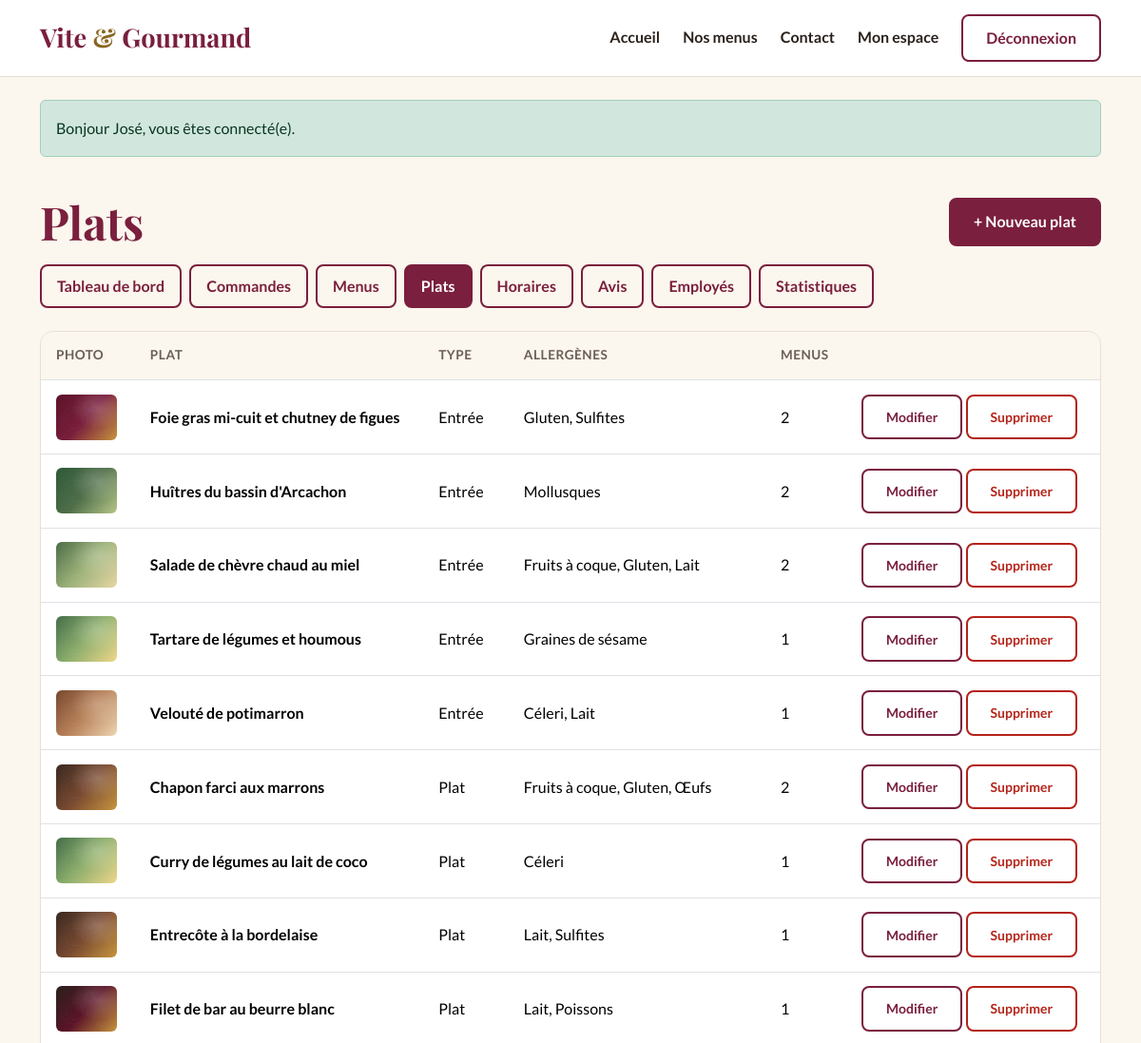
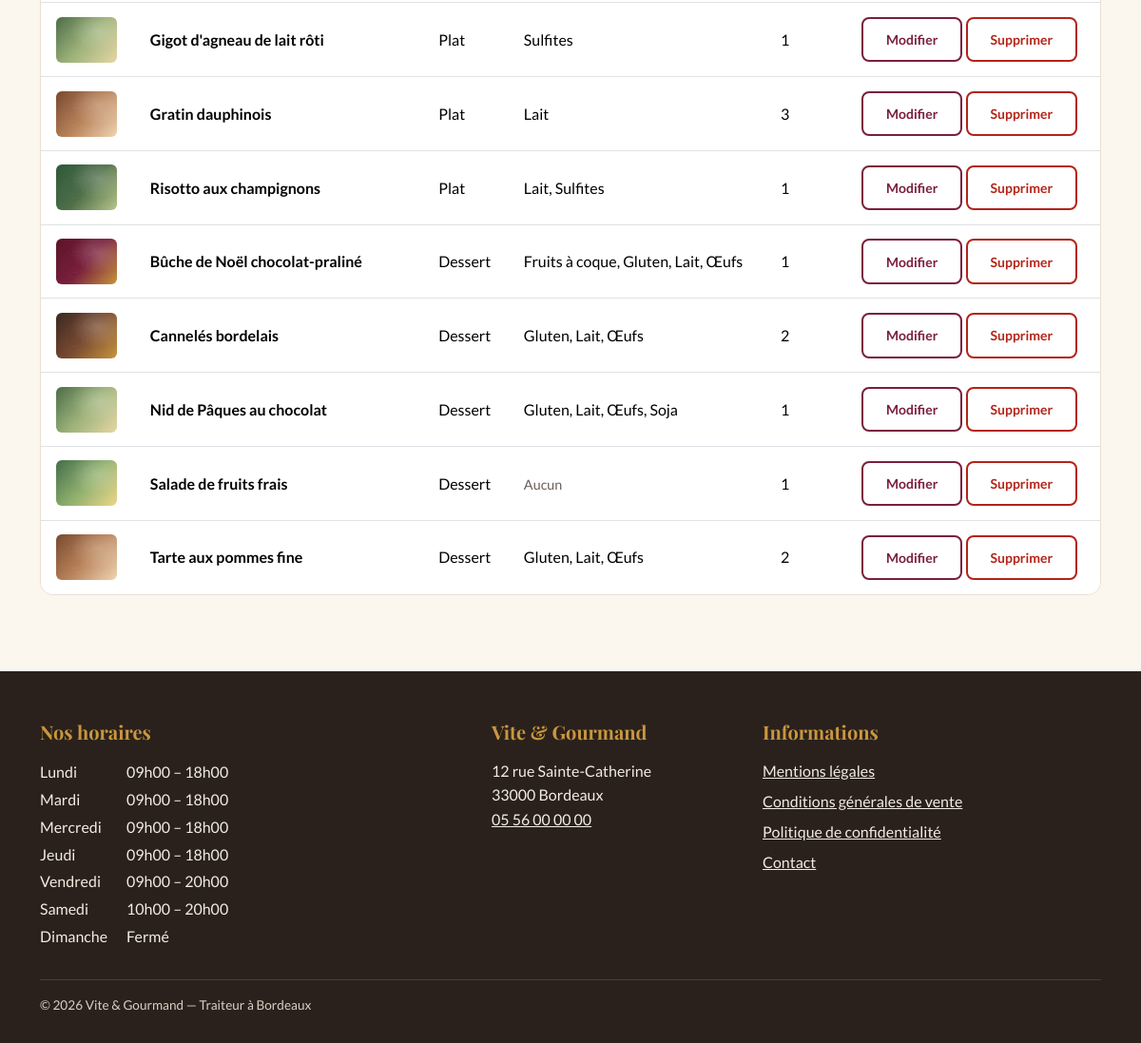
/employe/plats (signed in), run on the app's committed database (2 pictures, top to bottom).
### tables this page shows
CREATE TABLE plat (
    plat_id     INT           NOT NULL AUTO_INCREMENT,
    titre_plat  VARCHAR(100)  NOT NULL,
    type_plat   ENUM('entree','plat','dessert') NOT NULL,
    photo       VARCHAR(255)  NULL,
    PRIMARY KEY (plat_id)
);

CREATE TABLE horaire (
    horaire_id       INT          NOT NULL AUTO_INCREMENT,
    jour             VARCHAR(10)  NOT NULL,
    ordre            TINYINT      NOT NULL,
    heure_ouverture  TIME         NULL,
    heure_fermeture  TIME         NULL,
    PRIMARY KEY (horaire_id),
    UNIQUE KEY uk_horaire_jour (jour)
);

### src/helpers.php (called while the page is built, shortened)
<?php
function e(mixed $valeur): string
{
    return htmlspecialchars((string) $valeur, ENT_QUOTES | ENT_SUBSTITUTE, 'UTF-8');
}
function render(string $gabarit, array $donnees = [], string $layout = 'layout'): void
{
    extract($donnees, EXTR_SKIP);
    require ROOT . "/templates/pages/$gabarit.php";
    require ROOT . "/templates/$layout.php";
}
function partial(string $nom, array $donnees = []): void
{
    extract($donnees, EXTR_SKIP);
    require ROOT . "/templates/partials/$nom.php";
}

### src/Controllers/GestionMenuController.php (called while the page is built, shortened)
<?php
final class GestionMenuController
{
    public function plats(): void
    {
        render('gestion/plats', ['titrePage' => 'Plats', 'plats' => Plat::tous()]);
    }
}

### public/index.php (called while the page is built, shortened)
<?php
$router = new Router();
$router->get('/', [PageController::class, 'accueil']);
$router->get('/menus', [MenuController::class, 'index']);
$router->get('/menu', [MenuController::class, 'detail']);
$router->get('/api/menus', [MenuController::class, 'api']);
$router->get('/contact', [ContactController::class, 'formulaire']);
$router->post('/contact', [ContactController::class, 'envoyer']);
$router->get('/mentions-legales', [PageController::class, 'mentionsLegales']);
$router->get('/cgv', [PageController::class, 'cgv']);
$router->get('/confidentialite', [PageController::class, 'confidentialite']);
$router->get('/inscription', [AuthController::class, 'inscriptionForm']);
$router->post('/inscription', [AuthController::class, 'inscrire']);
$router->get('/connexion', [AuthController::class, 'connexionForm']);
$router->post('/connexion', [AuthController::class, 'connecter']);
$router->post('/deconnexion', [AuthController::class, 'deconnecter']);
$router->get('/mot-de-passe-oublie', [AuthController::class, 'oubliForm']);
$router->post('/mot-de-passe-oublie', [AuthController::class, 'envoyerLien']);
$router->get('/reinitialiser-mot-de-passe', [AuthController::class, 'reinitialiserForm']);
$router->post('/reinitialiser-mot-de-passe', [AuthController::class, 'reinitialiser']);
$router->get('/commande', [CommandeController::class, 'formulaire']);
$router->post('/commande', [CommandeController::class, 'valider']);
$router->get('/api/devis', [CommandeController::class, 'devis']);
$router->get('/espace', [EspaceController::class, 'utilisateur']);
$router->get('/espace/commande', [EspaceController::class, 'commande']);
$router->get('/espace/commande/modifier', [EspaceController::class, 'modifierForm']);
$router->post('/espace/commande/modifier', [EspaceController::class, 'modifier']);
$router->post('/espace/commande/annuler', [EspaceController::class, 'annuler']);
$router->post('/espace/avis', [EspaceController::class, 'avis']);
$router->get('/espace/profil', [EspaceController::class, 'profilForm']);
$router->post('/espace/profil', [EspaceController::class, 'profil']);
$router->get('/employe', [GestionController::class, 'employe']);
$router->get('/employe/commandes', [GestionCommandeController::class, 'index']);
$router->get('/employe/commande', [GestionCommandeController::class, 'detail']);
$router->post('/employe/commande/statut', [GestionCommandeController::class, 'statut']);
$router->post('/employe/commande/annuler', [GestionCommandeController::class, 'annuler']);
$router->get('/employe/commande/modifier', [GestionCommandeController::class, 'modifierForm']);
$router->post('/employe/commande/modifier', [GestionCommandeController::class, 'modifier']);
$router->get('/employe/menus', [GestionMenuController::class, 'menus']);
$router->get('/employe/menu', [GestionMenuController::class, 'menuForm']);
$router->post('/employe/menu', [GestionMenuController::class, 'menuEnregistrer']);
$router->post('/employe/menu/supprimer', [GestionMenuController::class, 'menuSupprimer']);
$router->post('/employe/menu/image/supprimer', [GestionMenuController::class, 'imageSupprimer']);
$router->get('/employe/plats', [GestionMenuController::class, 'plats']);
$router->get('/employe/plat', [GestionMenuController::class, 'platForm']);
$router->post('/employe/plat', [GestionMenuController::class, 'platEnregistrer']);
$router->post('/employe/plat/supprimer', [GestionMenuController::class, 'platSupprimer']);
$router->get('/employe/horaires', [GestionController::class, 'horairesForm']);
$router->post('/employe/horaires', [GestionController::class, 'horaires']);
$router->get('/employe/avis', [GestionController::class, 'avis']);
$router->post('/employe/avis', [GestionController::class, 'modererAvis']);
$router->get('/admin', [GestionController::class, 'admin']);
$router->get('/admin/employes', [AdminController::class, 'employes']);
$router->post('/admin/employes', [AdminController::class, 'creerEmploye']);
$router->post('/admin/employes/statut', [AdminController::class, 'basculerEmploye']);
$router->get('/admin/statistiques', [AdminController::class, 'statistiques']);
try {
    $router->dispatch($_SERVER['REQUEST_METHOD'], $_SERVER['REQUEST_URI']);
} catch (Throwable $e) {
    error_log((string) $e);
    http_response_code(500);
    if (env('APP_ENV') === 'dev') {
        echo '<pre>' . e((string) $e) . '</pre>';
    } else {
        render('erreur', ['titre' => 'Erreur', 'message' => 'Une erreur inattendue est survenue. Merci de réessayer plus tard.']);
    }
}

### src/Models/Plat.php (called while the page is built, shortened)
<?php
final class Plat
{
    public static function tous(): array
    {
        return Database::get()->query(
            "SELECT p.*, GROUP_CONCAT(DISTINCT a.libelle ORDER BY a.libelle SEPARATOR ', ') AS allergenes,
                    (SELECT COUNT(*) FROM menu_plat mp WHERE mp.plat_id = p.plat_id) AS nb_menus
             FROM plat p
             LEFT JOIN plat_allergene pa ON pa.plat_id = p.plat_id
             LEFT JOIN allergene a ON a.allergene_id = pa.allergene_id
             GROUP BY p.plat_id
             ORDER BY FIELD(p.type_plat, 'entree', 'plat', 'dessert'), p.titre_plat"
        )->fetchAll();
    }
}

### src/Database.php (called while the page is built, shortened)
<?php
final class Database
{
    private static ?PDO $pdo = null;
    public static function get(): PDO
    {
        if (self::$pdo === null) {
            $dsn = sprintf(
                'mysql:host=%s;port=%s;dbname=%s;charset=utf8mb4',
                env('DB_HOST', '127.0.0.1'),
                env('DB_PORT', '3306'),
                env('DB_NAME', 'vite_gourmand')
            );
            $options = [
                PDO::ATTR_ERRMODE            => PDO::ERRMODE_EXCEPTION,
                PDO::ATTR_DEFAULT_FETCH_MODE => PDO::FETCH_ASSOC,
                PDO::ATTR_EMULATE_PREPARES   => false,
            ];
            self::$pdo = new PDO($dsn, env('DB_USER', 'root'), env('DB_PASSWORD', ''), $options);
        }
        return self::$pdo;
    }
}

### src/Models/Horaire.php (called while the page is built, shortened)
<?php
final class Horaire
{
    public static function tous(): array
    {
        try {
            return Database::get()
                ->query('SELECT horaire_id, jour, heure_ouverture, heure_fermeture FROM horaire ORDER BY ordre')
                ->fetchAll();
        } catch (\Throwable $e) {
            error_log($e->getMessage());
            return [];
        }
    }
    public static function format(?string $heure): string
    {
        return $heure ? str_replace(':', 'h', substr($heure, 0, 5)) : '';
    }
}

### templates/pages/gestion/plats.php (the view, shortened to what this page needs)
<div class="container py-4 pb-5">
    <div class="d-flex flex-wrap justify-content-between align-items-center gap-3">
        <h1 class="mb-0">Plats</h1>
        <a href="/employe/plat" class="btn btn-primaire">+ Nouveau plat</a>
    </div>
    <div class="mt-3"><?php partial('gestion-nav', ['actif' => 'plats']); ?></div>
    <div class="table-responsive carte p-0">
        <table class="table table-vg mb-0">
            <thead>
                <tr>
                    <th scope="col">Photo</th>
                    <th scope="col">Plat</th>
                    <th scope="col">Type</th>
                    <th scope="col">Allergènes</th>
                    <th scope="col">Menus</th>
                    <th scope="col"><span class="visually-hidden">Actions</span></th>
                </tr>
            </thead>
            <tbody>
            <?php foreach ($plats as $p): ?>
                <tr>
                    <td><?php if ($p['photo']): ?><img src="/<?= e($p['photo']) ?>" alt="" width="64" height="48" class="miniature" loading="lazy"><?php endif; ?></td>
                    <th scope="row"><?= e($p['titre_plat']) ?></th>
                    <td><?= e(Plat::TYPES[$p['type_plat']] ?? $p['type_plat']) ?></td>
                    <td><?= $p['allergenes'] ? e($p['allergenes']) : '<span class="text-aide">Aucun</span>' ?></td>
                    <td><?= (int) $p['nb_menus'] ?></td>
                    <td class="text-nowrap">
                        <a href="/employe/plat?id=<?= (int) $p['plat_id'] ?>" class="btn btn-secondaire btn-sm">Modifier<span class="visually-hidden"> <?= e($p['titre_plat']) ?></span></a>
                        <form method="post" action="/employe/plat/supprimer" class="d-inline form-confirmer"
                              data-confirmation="Supprimer « <?= e($p['titre_plat']) ?> » ? Il sera retiré des <?= (int) $p['nb_menus'] ?> menu(s) qui le contiennent.">
                            <button type="submit" class="btn btn-danger-vg btn-sm">Supprimer<span class="visually-hidden"> <?= e($p['titre_plat']) ?></span></button>
                        </form>
                    </td>
                </tr>
            <?php endforeach; ?>
            </tbody>
        </table>
    </div>
</div>

### templates/partials/footer.php (shortened to what this page needs)
<?php use App\Models\Horaire; $horaires = Horaire::tous(); ?>
<footer class="pied">
    <div class="container">
        <div class="row g-4">
            <div class="col-md-5">
                <h2 class="titre-pied">Nos horaires</h2>
                <table class="horaires">
                    <tbody>
                    <?php foreach ($horaires as $h): ?>
                        <tr>
                            <th scope="row"><?= e($h['jour']) ?></th>
                            <td>
                                <?= $h['heure_ouverture']
                                    ? e(Horaire::format($h['heure_ouverture'])) . ' – ' . e(Horaire::format($h['heure_fermeture']))
                                    : 'Fermé' ?>
                            </td>
                        </tr>
                    <?php endforeach; ?>
                    </tbody>
                </table>
            </div>
            <div class="col-md-3">
                <h2 class="titre-pied">Vite &amp; Gourmand</h2>
                <address>
                    12 rue Sainte-Catherine<br>
                    33000 Bordeaux<br>
                    <a href="tel:+33556000000">05 56 00 00 00</a>
                </address>
            </div>
            <div class="col-md-4">
                <h2 class="titre-pied">Informations</h2>
                <ul class="liens-pied">
                    <li><a href="/mentions-legales">Mentions légales</a></li>
                    <li><a href="/cgv">Conditions générales de vente</a></li>
                    <li><a href="/confidentialite">Politique de confidentialité</a></li>
                    <li><a href="/contact">Contact</a></li>
                </ul>
            </div>
        </div>
        <p class="copyright">© <?= date('Y') ?> Vite &amp; Gourmand — Traiteur à Bordeaux</p>
    </div>
</footer>

### public/assets/css/style.css (style rules this page uses)
:root { --bordeaux: #7A1F3D; --bordeaux-fonce: #5C1529; --or: #C9973F; --or-texte: #8A6420; --creme: #FBF6EE; --encre: #2A211C; --gris: #6B5E57; --sauge: #4F6F4A; --alerte: #B42318; --bordure: #EADFD2; --police-titre: 'Playfair Display', Georgia, serif; --police-texte: 'Lato', Arial, sans-serif; --bs-body-font-family: var(--police-texte); --bs-body-color: var(--encre); --bs-body-bg: var(--creme); --bs-link-color-rgb: 122, 31, 61; --bs-link-hover-color-rgb: 92, 21, 41; }
body { font-size: 1rem; line-height: 1.6; }
h1, h2, h3, .h1, .h2, .h3 { font-family: var(--police-titre); color: var(--bordeaux); font-weight: 700; line-height: 1.2; }
h1 { font-size: clamp(1.9rem, 4vw, 3rem); }
h2 { font-size: clamp(1.6rem, 3vw, 2.1rem); }
a { color: var(--bordeaux); }
.text-aide { color: var(--gris); font-size: .9rem; }
.btn { font-weight: 700; border-radius: 8px; padding: .7rem 1.5rem; border-width: 2px; min-height: 44px; }
.btn-primaire { background: var(--bordeaux); border-color: var(--bordeaux); color: #fff; }
.btn-secondaire { background: #fff; border-color: var(--bordeaux); color: var(--bordeaux); }
.carte { background: #fff; border: 1px solid var(--bordure); border-radius: 14px; padding: 1.6rem; }
.pied { background: var(--encre); color: #F3ECE2; padding: 3.25rem 0 1.75rem; margin-top: 2rem; }
.titre-pied { font-family: var(--police-titre); color: var(--or); font-size: 1.25rem; margin-bottom: 1rem; }
.pied a { color: #F3ECE2; }
.pied address { font-style: normal; }
.horaires th { font-weight: 400; padding: .1rem 1.25rem .1rem 0; }
.horaires td { padding: .1rem 0; }
.liens-pied { list-style: none; padding: 0; }
.liens-pied li { margin-bottom: .4rem; }
.copyright { border-top: 1px solid #4A3D35; margin: 2rem 0 0; padding-top: 1rem; font-size: .85rem; color: #D9CFC4; }
.table-vg { --bs-table-bg: #fff; }
.table-vg th, .table-vg td { padding: .9rem 1rem; vertical-align: middle; }
.table-vg thead th { background: var(--creme); font-size: .85rem; text-transform: uppercase; letter-spacing: .04em; color: var(--gris); }
.btn-danger-vg { background: #fff; border-color: var(--alerte); color: var(--alerte); }
.miniature { object-fit: cover; border-radius: 6px; }

### data on the page
plat: photo (picture), titre_plat "Foie gras mi-cuit et chutney de figues", type_plat "Entrée", allergenes "Gluten, Sulfites", nb_menus "2"
plat: photo (picture), titre_plat "Huîtres du bassin d'Arcachon", type_plat "Entrée", allergenes "Mollusques", nb_menus "2"
plat: photo (picture), titre_plat "Salade de chèvre chaud au miel", type_plat "Entrée", allergenes "Fruits à coque, Gluten, Lait", nb_menus "2"
plat: photo (picture), titre_plat "Tartare de légumes et houmous", type_plat "Entrée", allergenes "Graines de sésame", nb_menus "1"
plat: photo (picture), titre_plat "Velouté de potimarron", type_plat "Entrée", allergenes "Céleri, Lait", nb_menus "1"
plat: photo (picture), titre_plat "Chapon farci aux marrons", type_plat "Plat", allergenes "Fruits à coque, Gluten, Œufs", nb_menus "2"
plat: photo (picture), titre_plat "Curry de légumes au lait de coco", type_plat "Plat", allergenes "Céleri", nb_menus "1"
plat: photo (picture), titre_plat "Entrecôte à la bordelaise", type_plat "Plat", allergenes "Lait, Sulfites", nb_menus "1"
plat: photo (picture), titre_plat "Filet de bar au beurre blanc", type_plat "Plat", allergenes "Lait, Poissons", nb_menus "1"
plat: photo (picture), titre_plat "Gigot d'agneau de lait rôti", type_plat "Plat", allergenes "Sulfites", nb_menus "1"
plat: photo (picture), titre_plat "Gratin dauphinois", type_plat "Plat", allergenes "Lait", nb_menus "3"
plat: photo (picture), titre_plat "Risotto aux champignons", type_plat "Plat", allergenes "Lait, Sulfites", nb_menus "1"
plat: photo (picture), titre_plat "Bûche de Noël chocolat-praliné", type_plat "Dessert", allergenes "Fruits à coque, Gluten, Lait, Œufs", nb_menus "1"
plat: photo (picture), titre_plat "Cannelés bordelais", type_plat "Dessert", allergenes "Gluten, Lait, Œufs", nb_menus "2"
plat: photo (picture), titre_plat "Nid de Pâques au chocolat", type_plat "Dessert", allergenes "Gluten, Lait, Œufs, Soja", nb_menus "1"
plat: photo (picture), titre_plat "Salade de fruits frais", type_plat "Dessert", shows "Aucun", nb_menus "1"
plat: photo (picture), titre_plat "Tarte aux pommes fine", type_plat "Dessert", allergenes "Gluten, Lait, Œufs", nb_menus "2"
horaire: jour "Lundi", heure_ouverture "09h00", heure_fermeture "18h00"
horaire: jour "Mardi", heure_ouverture "09h00", heure_fermeture "18h00"
horaire: jour "Mercredi", heure_ouverture "09h00", heure_fermeture "18h00"
horaire: jour "Jeudi", heure_ouverture "09h00", heure_fermeture "18h00"
horaire: jour "Vendredi", heure_ouverture "09h00", heure_fermeture "20h00"
horaire: jour "Samedi", heure_ouverture "10h00", heure_fermeture "20h00"
horaire: jour "Dimanche", shows "Fermé"

### other printed values
$m['message'] "Bonjour José, vous êtes connecté(e)."
$libelle "Tableau de bord"
$libelle "Commandes"
$libelle "Menus"
$libelle "Plats"
$libelle "Horaires"
$libelle "Avis"
$libelle "Employés"
$libelle "Statistiques"
